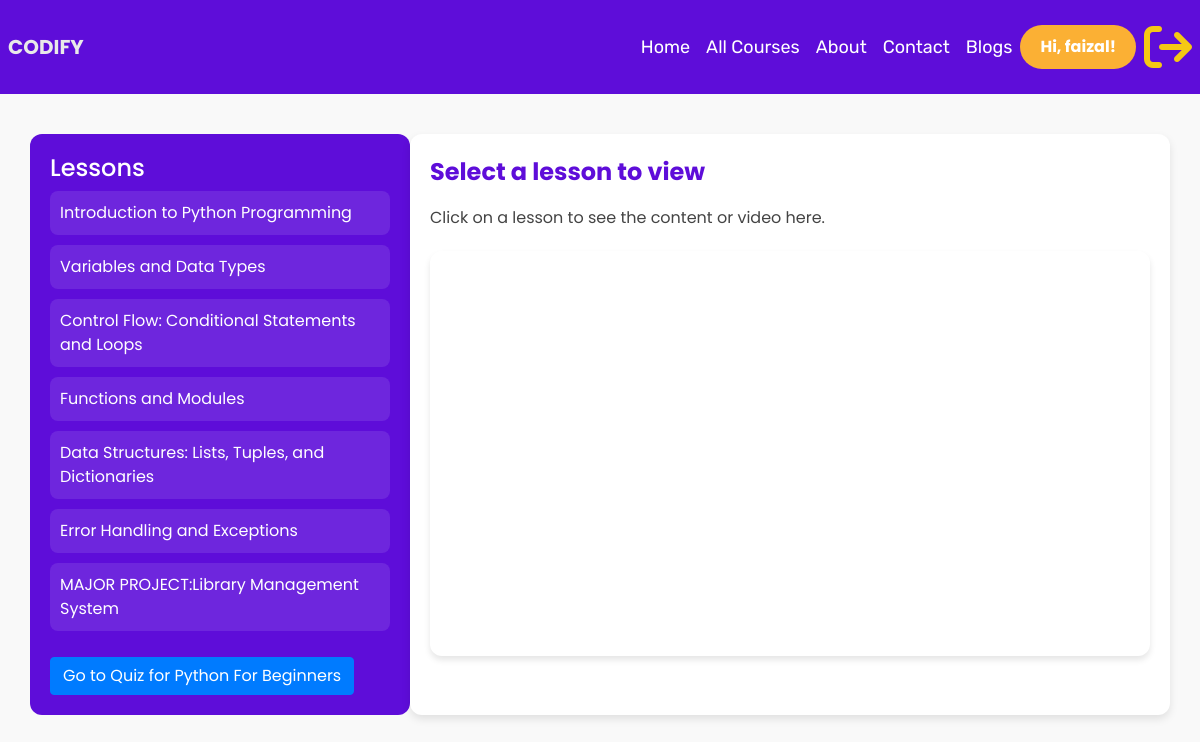
Screenshot of /course_lessons/1 (signed in) with the database file from the repository.
### models.py (models this page shows)
class Lesson(Base):
    __tablename__ = 'lessons'
    id = Column(Integer, primary_key=True)
    title = Column(String(100), nullable=False)
    content = Column(String(200), nullable=False)
    completed = Column(Boolean, default=False)
    course_link = Column(String(500), nullable=False)
    course_id = Column(Integer, ForeignKey('courses.id', ondelete='CASCADE'))
    course = relationship('Course', back_populates='lessons')

class Quiz(Base):
    __tablename__ = 'quizzes'
    id = Column(Integer, primary_key=True)
    title = Column(String(100), nullable=False)
    created_at = Column(DateTime, server_default=func.now())
    course_id = Column(Integer, ForeignKey('courses.id', ondelete='CASCADE'), nullable=False)
    course = relationship('Course', back_populates='quizzes')
    questions = relationship('Question', back_populates='quiz', cascade="all, delete-orphan")
    user_progress = relationship('UserProgress', back_populates='quiz', cascade="all, delete-orphan")

### app.py (the view)
@app.route('/course_lessons/<int:id>')
def course_lessons(id):
    username = session.get('username')
    course = db_session.query(Course).filter_by(id=id).first()
    if not course:
        return "Course not found", 404
    return render_template('course_lessons.html', course=course,username=username)

### templates/course_lessons.html (shortened to what this page needs)
<!DOCTYPE html>
<html lang="en">
<head>
    <link rel="stylesheet" href="https://cdn.jsdelivr.net/npm/bootstrap@4.6.2/dist/css/bootstrap.min.css"
>
</head>
<body>
    {% include 'nav.html' %}
    <div class="container">
        <div class="row">
            <div class="col-md-4">
                <h4>Lessons</h4>
                {% for lesson in course.lessons %}
                <div class="lesson-item">
                    <a href="#" style="color: white;" class="lesson-link" data-lesson-id="{{ lesson.id }}"
                        data-lesson-title="{{ lesson.title }}" data-lesson-content="{{ lesson.content }}"
                        data-lesson-video="{{ lesson.course_link }}">{{ lesson.title }}</a>
                </div>
                {% endfor %}
                {% for quiz in course.quizzes %}
                <a href="{{ url_for('submit_quiz', quiz_id=quiz.id) }}" class="btn btn-primary mt-3">Go to Quiz for {{ quiz.title }}</a>
            {% endfor %}
            </div>
            <div class="col-md-8">
                <div id="lessonTitle">Select a lesson to view</div>
                <div id="lessonContent">Click on a lesson to see the content or video here.</div>
                <div id="lessonVideo" class="embed-responsive embed-responsive-16by9"></div>
            </div>
        </div>
    </div>
</body>
</html>

### templates/course_lessons.html (style rules this page uses)
body { font-family: 'Poppins', sans-serif; margin: 0; padding: 0; background-color: #f9f9f9; color: #333; }
.container { margin-top: 40px; }
.col-md-4 { background-color: #5e0dd9; color: white; border-radius: 12px; padding: 20px; }
.lesson-item { padding: 10px; border-radius: 8px; background: rgba(255, 255, 255, 0.1); cursor: pointer; margin-bottom: 10px; transition: background-color 0.3s; }
.col-md-8 { background-color: #fff; box-shadow: 0 4px 8px rgba(0, 0, 0, 0.1); border-radius: 12px; padding: 20px; }
#lessonTitle { font-size: 24px; font-weight: bold; color: #5e0dd9; }
#lessonContent { margin-top: 15px; font-size: 16px; line-height: 1.6; color: #444; }
.embed-responsive { margin-top: 20px; border-radius: 12px; overflow: hidden; box-shadow: 0 4px 6px rgba(0, 0, 0, 0.1); }

### rows the page displays
Lesson: title "Introduction to Python Programming"
Lesson: title "Variables and Data Types"
Lesson: title "Control Flow: Conditional Statements and Loops"
Lesson: title "Functions and Modules"
Lesson: title "Data Structures: Lists, Tuples, and Dictionaries"
Lesson: title "Error Handling and Exceptions"
Lesson: title "MAJOR PROJECT:Library Management System"
Quiz: title "Python For Beginners"

### other values shown
{{ username }} "faizal"
